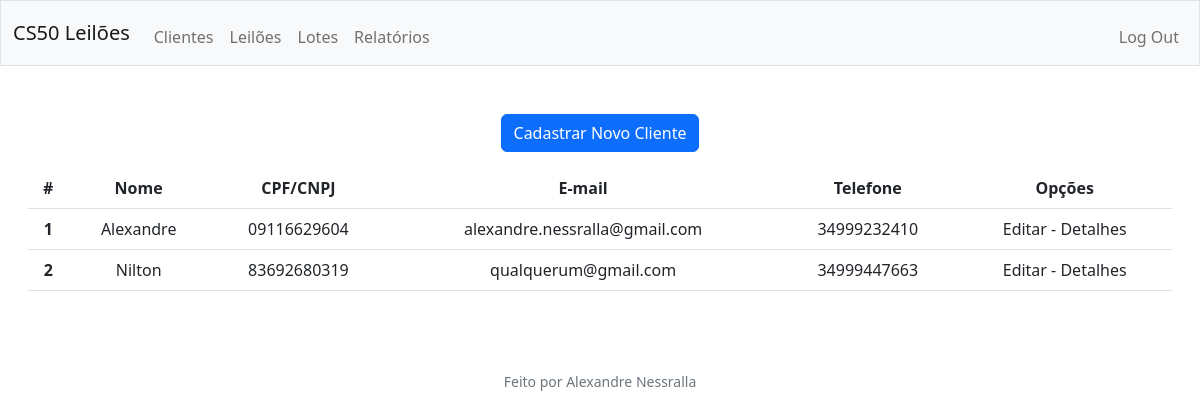
The app's page /clientes (signed in) with its own data.
### tables this page shows
CREATE TABLE clients (
    clientId INTEGER PRIMARY KEY AUTOINCREMENT,
    created TIMESTAMP NOT NULL DEFAULT CURRENT_TIMESTAMP,
    nome VARCHAR(45) NOT NULL,
    doc VARCHAR(15) NOT NULL,
    mail VARCHAR(30) NOT NULL,
    logradouro VARCHAR(45) NOT NULL,
    bairro VARCHAR(20) NOT NULL,
    cidade VARCHAR(20) NOT NULL,
    estado VARCHAR(2) NOT NULL,
    inscRural VARCHAR(15) NOT NULL,
    tel VARCHAR(15) NOT NULL,
    com VARCHAR (2) NOT NULL DEFAULT 2
);

### app.py (the view)
@app.route('/clientes')
@login_requireds
def clients():
    rows = cur.execute("SELECT * FROM clients")
    clients = rows.fetchall()
    return render_template('clientes.html',clients=clients)

### helpers.py (called while the page is built)
def login_requireds(f):
    @wraps(f)
    def decorated_function(*args, **kwargs):
        if session.get("user_id") is None:
            return redirect("/login")
        return f(*args, **kwargs)
    return decorated_function

### templates/clientes.html (shortened to what this page needs)
{% extends "layout.html" %}
{% block main %}
    <div>
        <button class="btn btn-primary" ><a style="text-decoration:none; color: #fff;"  href="./cadastro">Cadastrar Novo Cliente</a></button>
    </div>
    <div class="w-80 p-3">
        <table class="table table-hover">
            <thead>
              <tr>
                <th scope="col">#</th>
                <th scope="col">Nome</th>
                <th scope="col">CPF/CNPJ</th>
                <th scope="col">E-mail</th>
                <th scope="col">Telefone</th>
                <th scope="col">Opções</th>
              </tr>
            </thead>
            <tbody>
              {% for client in clients %}
              <tr>
                <th scope="row">{{client[0]}}</th>
                <td>{{client[2]}}</td>
                <td>{{client[3]}}</td>
                <td>{{client[4]}}</td>
                <td>{{client[10]}}</td>
                <td> Editar - Detalhes </td>
              </tr>
              {% endfor %}
            </tbody>
          </table>
    </div>
{% endblock %}

### records on screen
clients: clientId "1", nome "Alexandre", doc "09116629604", mail "alexandre.nessralla@gmail.com", tel "34999232410"
clients: clientId "2", nome "Nilton", doc "83692680319", mail "qualquerum@gmail.com", tel "34999447663"
